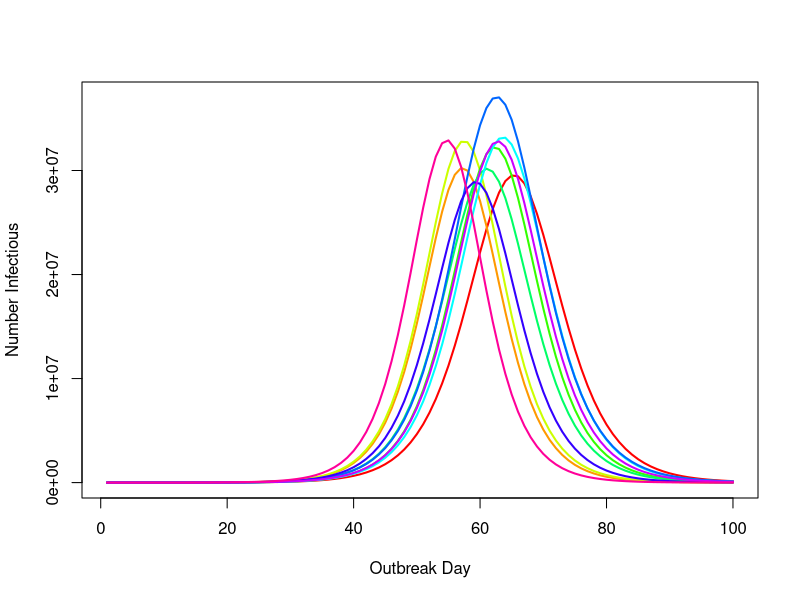

Generate this figure with R:
## Discrete stochastic transmission model with contact matrix
## Latent period (from Comflu_bas): 30% 1 day; 50% 2 days and 20% 3 days;
## Infectious period: 30% 3, 40% 4, 20% 5, 10% 6 days
populationData <- read.table('pop_HHS_4.dat',header = F)

populationLabels <- c("Ages 0-4", "Ages 5-19", "Ages 20-64", "Ages 65+")
## This is the POLYMOD matrix for UK all contacts, regrouped
PolyMod_matrix <- matrix(nrow = 4, ncol = 4)
PolyMod_matrix[1,] <- c(1.9200000, 0.5203550, 0.4761399, 0.1272683)
PolyMod_matrix[2,] <- c(1.4867476, 8.7525691, 1.7676622, 0.7706686)
PolyMod_matrix[3,] <- c(4.5871960, 5.9603867, 7.8770903, 3.5312914)
PolyMod_matrix[4,] <- c(0.3375179, 0.7153304, 0.9720697, 1.8867659)

## Matrix entry (row i, column j) denotes the number of potentially infectious contacts a single individual
## from group j has with individuals from group i each day. This will be re-scaled to have spectral radius 1.
contactMatrix <- PolyMod_matrix
specrad <- max(eigen(contactMatrix, 
                     symmetric = FALSE, only.values = TRUE)$values)

evec <- eigen(contactMatrix)$vectors[,1]
evec <- evec/sum(evec)
## Construct population:
pop <- as.integer(colSums(populationData[,2:5]))
populationFractions <- pop/sum(pop)

## Creating population according to latent (rows) and infectious periods (columns) in each of the age groups
r0 <- function(t,R0min,R0max,corr){
  y <- (sin((t - corr)/365 * 2 * pi ) + 1) / 2 * (R0max - R0min)
  return(y + R0min)
}

beta <- function(t,R0min,R0max,corr,infectiousPeriod) {
  r0(t,R0min,R0max,corr) / infectiousPeriod / specrad
}

pSE <- function(t,I,R0min,R0max,corr,infectiousPeriod){ ## k is age group, I is matrix of # infectious by latent/infectious time type
  lambda <- beta(t,R0min,R0max,corr,infectiousPeriod) * contactMatrix %*% (I/pop)
  return (as.numeric(1-exp(-lambda)))
}

seedInf <- round(evec*300) ## number infected per age group  at beginning
#seedInf <- round(populationFractions*1000) ## number infected per age group  at beginning; compatible with SEIR model

durEpidemic <- 300 ## Number of days in epidemic

# Has the numbers of individuals by "type" by day since infection
Einit <-  seedInf
Iinit <- rep(0,4)

# Has the numbers of individuals by "type" by day since infection
Sinit <-  as.integer(pop - Iinit - Einit)

inits <- list(Sinit=Sinit,Einit=Einit,Iinit=Iinit)

## Function to collect Earr_list into 

## Function for creating new infections per "type" - latent stage; all age groups
## A list is returned, the first element being the new infections per age group/type, the reduced 
## susceptibles and the newly infected (latent stage)
nsim <- 10

simSerialIntervals <- runif(nsim,2.4,2.8)
simLatentPeriods <- runif(nsim,1.3,1.7)
simInfectiousPeriods <- 2*(simSerialIntervals - simLatentPeriods)

R0minls <- runif(nsim,2,2.2)
R0maxls <- sapply(R0minls, function(x) runif(1,x,2.4))

corrls <- round(runif(nsim,64-30,64+30)) ## Random peak R0 between ~ Dec 15 and Feb 15

Itotarr <- NULL
sim <- 1
while ( sim <= nsim ){
  R0min <- R0minls[sim]
  R0max <- R0maxls[sim]
  corr <- corrls[sim]
  latentPeriod <- simLatentPeriods[sim]
  gamma <- 1/latentPeriod
  infectiousPeriod <- simInfectiousPeriods[sim]
  delta <- 1/infectiousPeriod
  
  
  
  S <- as.integer(inits$Sinit)
  E <- as.integer(inits$Einit)
  I <- as.integer(inits$Iinit)
  
  Sls <-   NULL
  Els <-   NULL
  Ils <-   NULL
  
  time <- 1
  while (time <= durEpidemic){
    pinf <- pSE(time,I,R0min,R0max,corr,infectiousPeriod)
    
    newlat <- sapply(1:4,function(ag) ifelse(S[ag] > 0, rbinom(1,S[ag],pinf[ag]),0))
    newinf <- sapply(1:4,function(ag) ifelse(E[ag] > 0, rbinom(1,E[ag],gamma),0))
    newrem <- sapply(1:4,function(ag) ifelse(I[ag] > 0, rbinom(1,I[ag],delta),0))
    
    S <- S - newlat
    E <- E + newlat - newinf
    I <- I + newinf - newrem
    
    Sls <- c(Sls,sum(S))
    Els <- c(Els,sum(E))
    Ils <- c(Ils,sum(I))
    
    time <- time + 1
  }
  Itotarr <- rbind(Itotarr,Ils,deparse.level = 0)
  sim <- sim + 1
}

cols <- rainbow(nsim)
maxy <- max(Itotarr)

xlim <- 100

colls <- rainbow(nsim)

plot(Itotarr[1,1:xlim],type = 'l',col = colls[1],lwd = 2,ylim = c(0,maxy),xlab = 'Outbreak Day',ylab = 'Number Infectious')

for (sim in 2:nsim){
  lines(Itotarr[sim,1:xlim],col = colls[sim], lwd = 2) 
}
######################################################################################################
######################################################################################################
